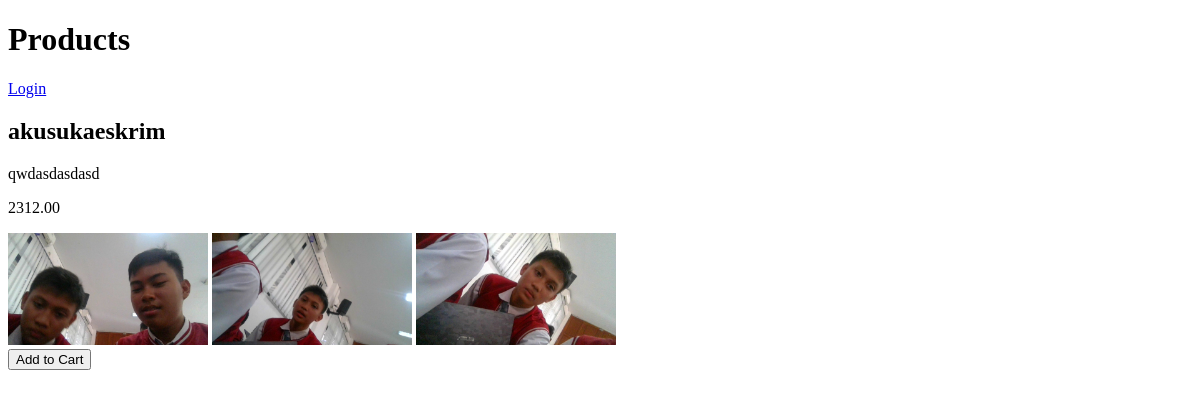
Page /index_tes.php on the earlier database version.
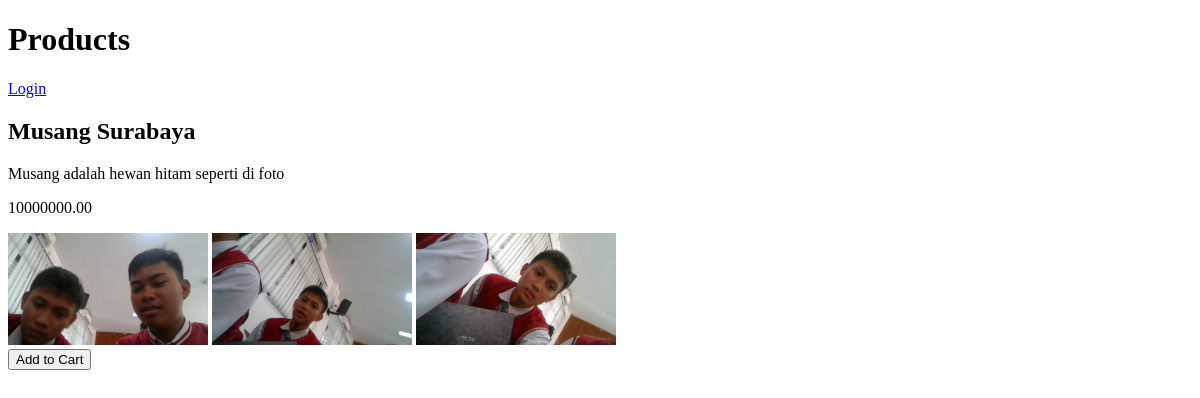
Same page on the later database version.
### tables this page shows
CREATE TABLE `products` (
  `id` int(11) NOT NULL,
  `name` varchar(100) NOT NULL,
  `description` text DEFAULT NULL,
  `price` decimal(10,2) NOT NULL,
  `images` varchar(255) DEFAULT NULL,
  `created_at` timestamp NOT NULL DEFAULT current_timestamp(),
  `category_id` int(11) DEFAULT NULL
);

### index_tes.php (the view, shortened to what this page needs)
<?php
include 'utils/db.php';
$stmt = $pdo->query("SELECT * FROM products");
$products = $stmt->fetchAll(PDO::FETCH_ASSOC);
?>
<!DOCTYPE html>
<html>
<head>
</head>
<body>
    <h1>Products</h1>
    <?php if (isset($_SESSION['user_id'])): ?>
        <p>Welcome, <?php echo $_SESSION['role']; ?>!</p>
        <a href="logout.php">Logout</a>
        <?php if ($_SESSION['role'] === 'admin'): ?>
            <a href="admin.php">Manage Products</a>
        <?php endif; ?>
    <?php else: ?>
        <a href="login.php">Login</a>
    <?php endif; ?>
    <div>
        <?php foreach ($products as $product): ?>
            <div>
                <h2><?php echo htmlspecialchars($product['name']); ?></h2>
                <p><?php echo htmlspecialchars($product['description']); ?></p>
                <p><?php echo htmlspecialchars($product['price']); ?></p>
                <?php $imagePaths = explode(',', $product['images']); ?>
                <?php foreach ($imagePaths as $imagePath): ?>
                    <img src="assets/img/<?php echo htmlspecialchars($imagePath); ?>" alt="<?php echo htmlspecialchars($product['name']); ?>" width="200">
                <?php endforeach; ?>
                <form action="services/add_to_cart.php" method="post">
                    <button type="submit">Add to Cart</button>
                </form>
            </div>
        <?php endforeach; ?>
    </div>
</body>
</html>

Differences in the rows shown:
changed products: name "akusukaeskrim" → "Musang Surabaya"; description "qwdasdasdasd" → "Musang adalah hewan hitam seperti di foto"; price "2312.00" → "10000000.00"
